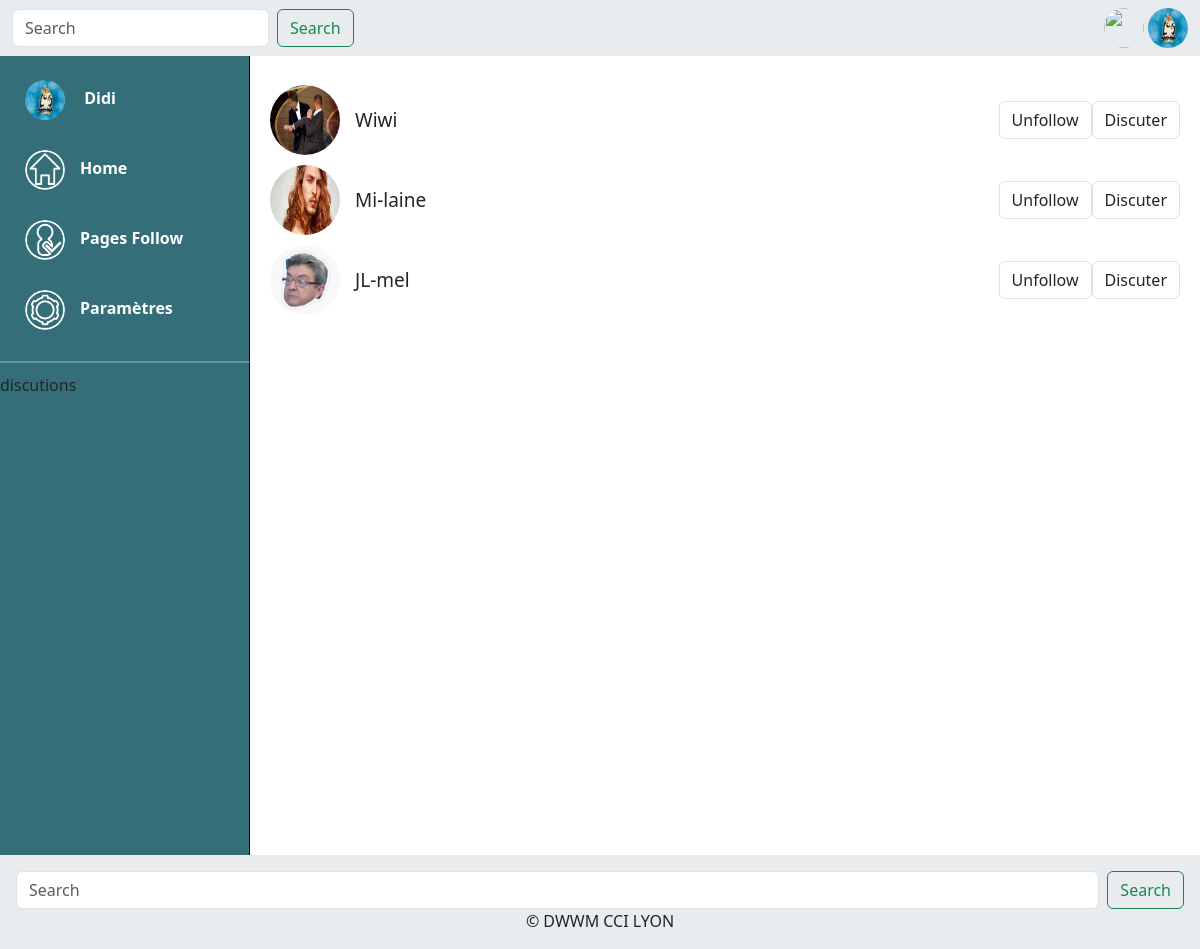
The app's page /index.php?page=follow (signed in) with its own data.
### tables this page shows
CREATE TABLE IF NOT EXISTS `friends` (
  `id` int NOT NULL AUTO_INCREMENT,
  `id_user` int NOT NULL,
  `id_follow` int NOT NULL,
  PRIMARY KEY (`id`),
  KEY `FK_FriendsIdFollow_UsersIdUsers` (`id_follow`)
);

CREATE TABLE IF NOT EXISTS `users` (
  `id` int NOT NULL AUTO_INCREMENT,
  `admin` int DEFAULT '0',
  `id_photo` int DEFAULT '3',
  `firstname` varchar(255) NOT NULL,
  `name` varchar(255) NOT NULL,
  `pseudo` varchar(255) NOT NULL,
  `gender` varchar(50) NOT NULL,
  `mail` varchar(255) NOT NULL,
  `password` varchar(255) NOT NULL,
  `src_photo` text,
  `date_create` datetime NOT NULL DEFAULT CURRENT_TIMESTAMP,
  PRIMARY KEY (`id`),
  KEY `FK_UsersIdPhoto_PhotoId` (`id_photo`)
);

### controllers/controller_follow.php (called while the page is built, shortened)
<?php
$db = connectDB();
$id_user = $_SESSION['id'];
$sql = $db->prepare("SELECT *,
    friends.id_user AS friend_id_user,
    friends.id_follow AS id_follow,
    users.src_photo AS photo_src,
    users.pseudo AS user_pseudo
FROM friends
INNER JOIN users ON users.id = friends.id_follow
WHERE friends.id_user = :id_user");
$sql->bindParam(':id_user', $id_user, PDO::PARAM_INT);
$sql->execute();
$friends = $sql->fetchAll(PDO::FETCH_ASSOC);
include "./views/layout.phtml";

### index.php (called while the page is built, shortened)
<?php
require "./services/router.php";
require "./controllers/controller_{$page}.php";

### views/template_follow.phtml (the view, shortened to what this page needs)
<?php foreach ($friends as $friend) : ?>
    <div class="userfollow" id="friend_<?= $friend['id_follow']; ?>">
        <div class="userpseudo">
            <img src="<?= $friend['photo_src'] ?>" alt="">
            <p><?= $friend['user_pseudo'] ?></p>
        </div>
        <div class="followOption">
            <button class="unfollowed  form-control" data-followid="<?= $friend['id_follow']; ?>">Unfollow</button>
            <button class="  form-control">Discuter</button>
        </div>
    </div>
<?php endforeach; ?>

### asset/css/styles_follow.css (style rules this page uses)
.userfollow { display: flex; align-items: center; justify-content: space-between; margin: 10px 0; transition: 0.3s; }
.userpseudo { display: flex; align-items: center; }
.userfollow img { width: 70px; height: 70px; border-radius: 50%; }
.userfollow p { font-size: 19px; margin: 0 0 0 15px; }
.followOption { display: flex; }

### records on screen
friends: users.src_photo (picture), users.pseudo "Wiwi"
friends: users.src_photo (picture), users.pseudo "Mi-laine"
friends: users.src_photo (picture), users.pseudo "JL-mel"

### other values on screen
$_SESSION['pseudo'] "Didi"
